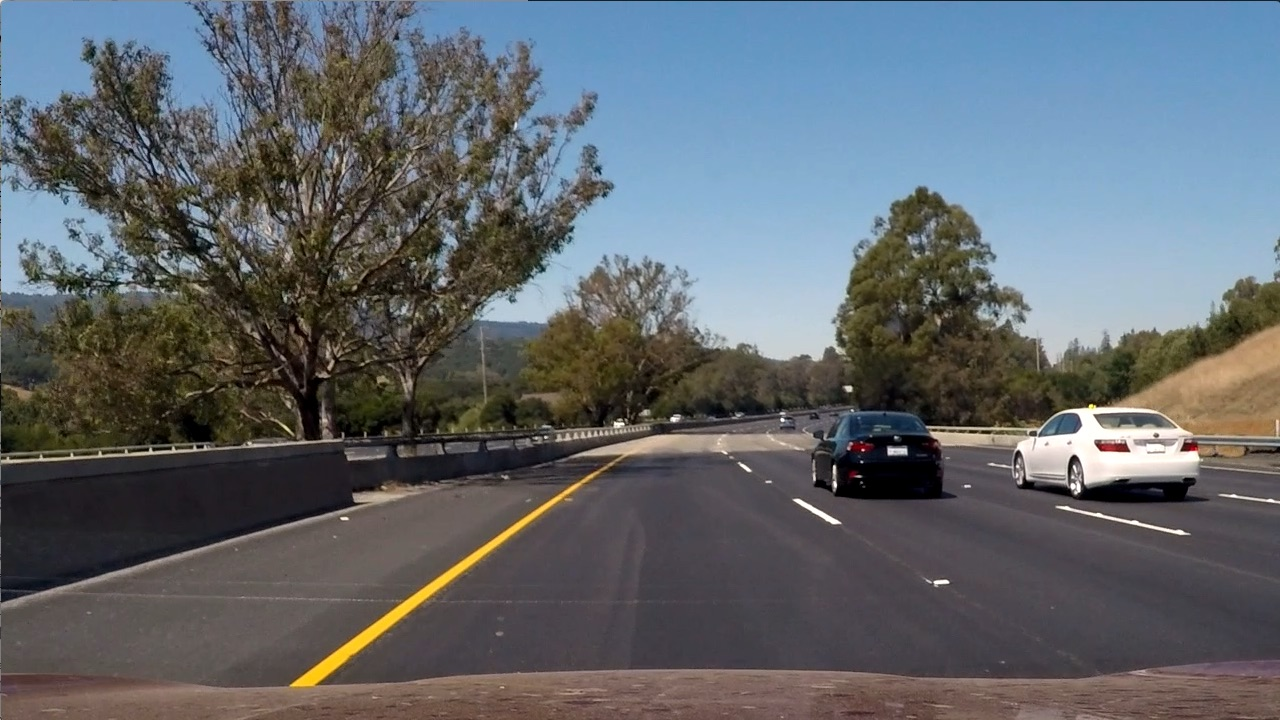
#> input picture test6.jpg, 1280 x 720 px
$ jupyter execute 'Color Spaces.ipynb'   (older library calls are emulated)
#> lines starting #> are read from the running program, lines starting #| are printed output that depends on the picture; after the words box and inside, x2 and y2 are one past the last pixel; in counts of white or black regions, pixels touching at a corner belong together
## Setup

[cell 1]
import numpy as np
import cv2
import matplotlib.pyplot as plt
import matplotlib.image as mpimg
import pickle

deg2rad = lambda  x: x * np.pi/180
rad2deg = lambda  x: x * 180 / np.pi

def display_one(image, title = 'Image', cmap = 'gray'):
    fig = plt.figure( figsize=(25,15));
    cs = plt.imshow(image, cmap=cmap)
    fig.colorbar(cs, shrink=0.7, aspect=30, fraction=0.05)
    if cmap == 'gray':
        plt.clim(0,1)
    else:
        plt.clim(0,255)
    plt.title(title)
    plt.show()
    return

def display_arctan(image, title = 'Image', cmap = 'jet' , clim = (0,np.pi/2)):
    fig = plt.figure( figsize=(25,15));
    cs = plt.imshow(image, cmap=cmap)
    fig.colorbar(cs, shrink=0.7, aspect=30, fraction=0.05)
    plt.clim(clim)
    plt.title(title)
    plt.show()
    return

def display_two(image1, image2, title1='Original Image', title2 = 'Result Image'):
    f, (ax1, ax2) = plt.subplots(1, 2, figsize=(24, 9))
    f.tight_layout()
    ax1.imshow(image1)
    ax1.set_title(title1, fontsize=20)
    ax2.imshow(image2, cmap='gray')
    ax2.set_title(title2, fontsize=20)
    plt.subplots_adjust(left=0., right=1, top=0.9, bottom=0.)
    return

[cell 2]
# TODO: Define a function that thresholds the S-channel of HLS
# Use exclusive lower bound (>) and inclusive upper (<=)
def hls_select(img, thresh=(0, 255)):
    # 1) Convert to HLS color space
    # 2) Apply a threshold to the S channel
    # 3) Return a binary image of threshold result
    hlsImage = cv2.cvtColor(img, cv2.COLOR_RGB2HLS)
    print(hlsImage.shape)
    s_channel = hlsImage[:,:,-1]
    binary_output = np.zeros_like(s_channel)
    binary_output[(s_channel >= thresh[0]) & (s_channel <= thresh[1])] = 1
    return binary_output

[cell 3]
# Read in an image, you can also try test1.jpg or test4.jpg
image = mpimg.imread('test6.jpg')
#> image is the input picture: shape (720, 1280, 3); mean R, G, B 97, 102.6, 107.9

[cell 4]
# Optional TODO - tune the threshold to try to match the above image!
hls_binary = hls_select(image, thresh=(80, 255))
#> in hls_select, `hlsImage = cv2.cvtColor(img, cv2.COLOR_RGB2HLS)`: hlsImage: shape (720, 1280, 3); mean of channels 0, 1, 2 76.7, 102.2, 57.5
#| (720, 1280, 3)
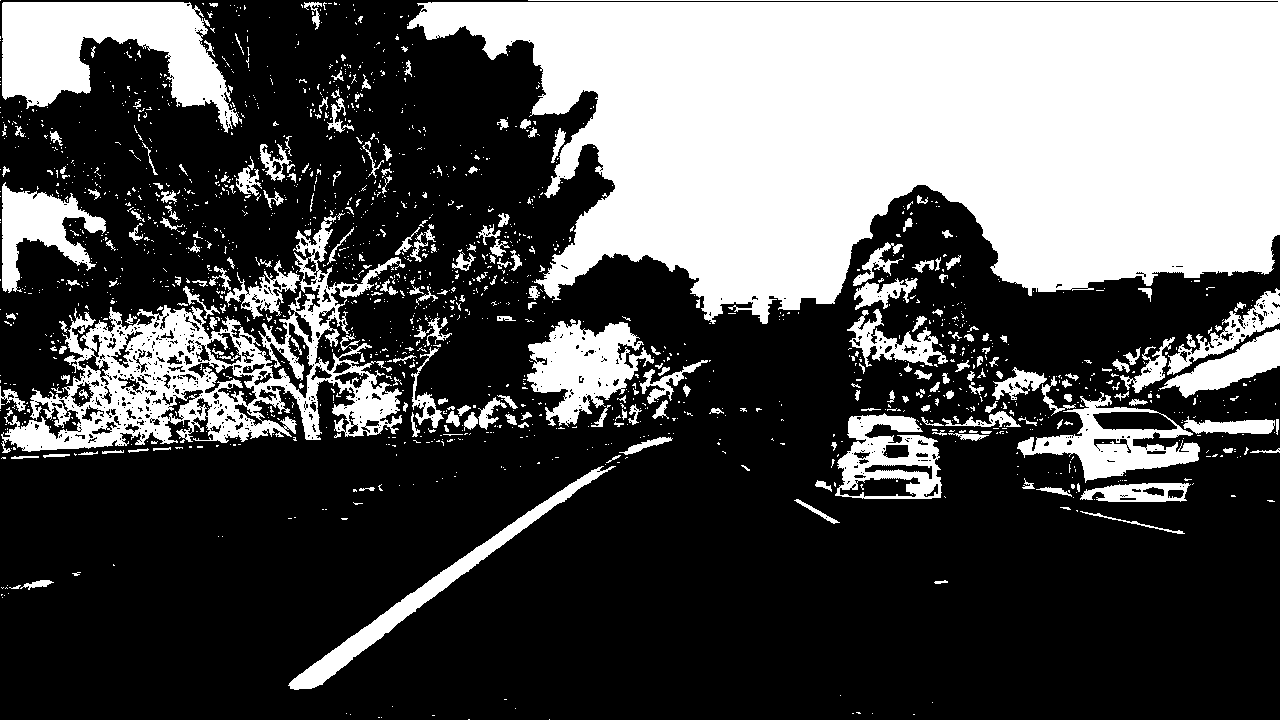
#> hls_binary: shape (720, 1280); values 0 (black) and 1 (white), 33.1% white; 1762 white regions (1510 under 20 px), largest, box (x1, y1, x2, y2) and area: (407, 0, 1280, 324) 196383, (1, 216, 405, 453) 27311, (2, 2, 239, 133) 16062

# Plot the result
f, (ax1, ax2) = plt.subplots(1, 2, figsize=(24, 9))
f.tight_layout()
ax1.imshow(image)
ax1.set_title('Original Image', fontsize=50)
ax2.imshow(hls_binary, cmap='gray')
ax2.set_title('Thresholded S', fontsize=50)
plt.subplots_adjust(left=0., right=1, top=0.9, bottom=0.)

[cell 5]


image = mpimg.imread('bridge_shadow.jpg')
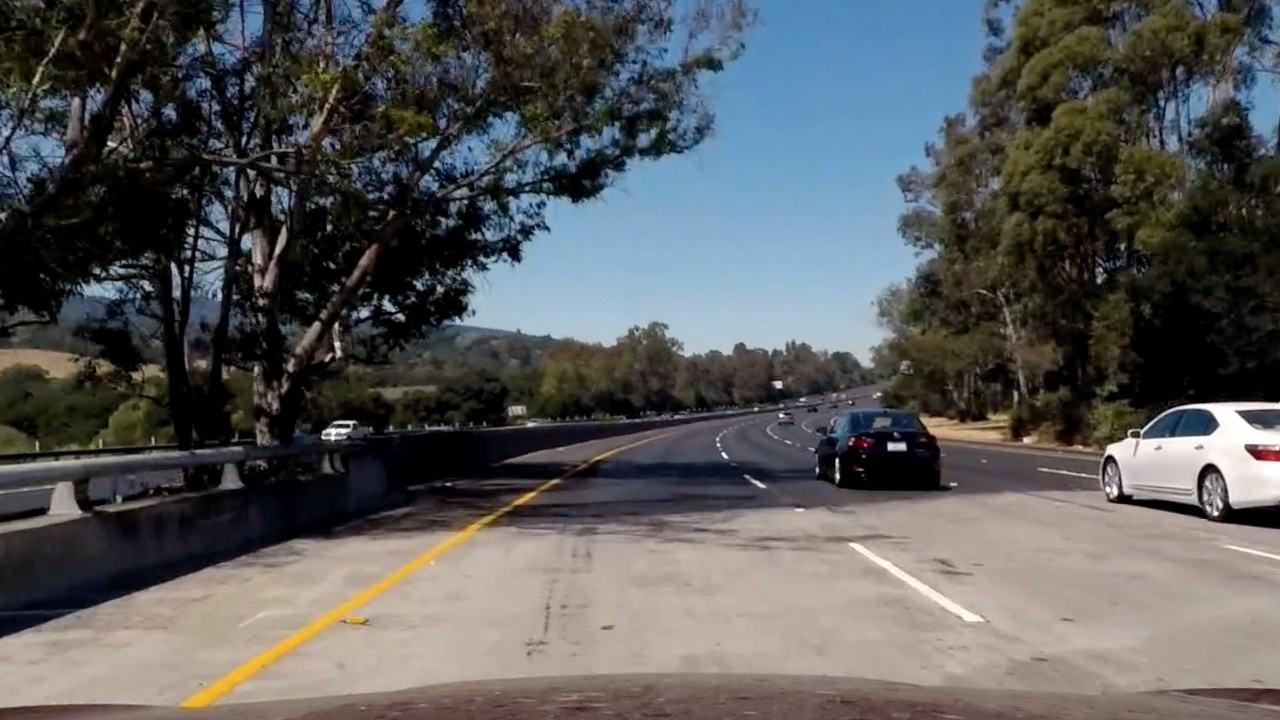
#> input picture bridge_shadow.jpg, 1280 x 720 px
#> image is the input picture: shape (720, 1280, 3); mean R, G, B 89.7, 90.6, 90.8

[cell 6]
# Edit this function to create your own pipeline.
def pipeline(img, s_thresh=(170, 255), sx_thresh=(20, 100)):
#> called with s_thresh = (170, 255), sx_thresh = (20, 100)
    img = np.copy(img)
    # Convert to HLS color space and separate the V channel
    hls = cv2.cvtColor(img, cv2.COLOR_RGB2HLS)
#> hls: shape (720, 1280, 3); mean of channels 0, 1, 2 55.3, 90.3, 67
    l_channel = hls[:,:,1]
    s_channel = hls[:,:,2]
    # Sobel x
    sobelx = cv2.Sobel(l_channel, cv2.CV_64F, 1, 0) # Take the derivative in x
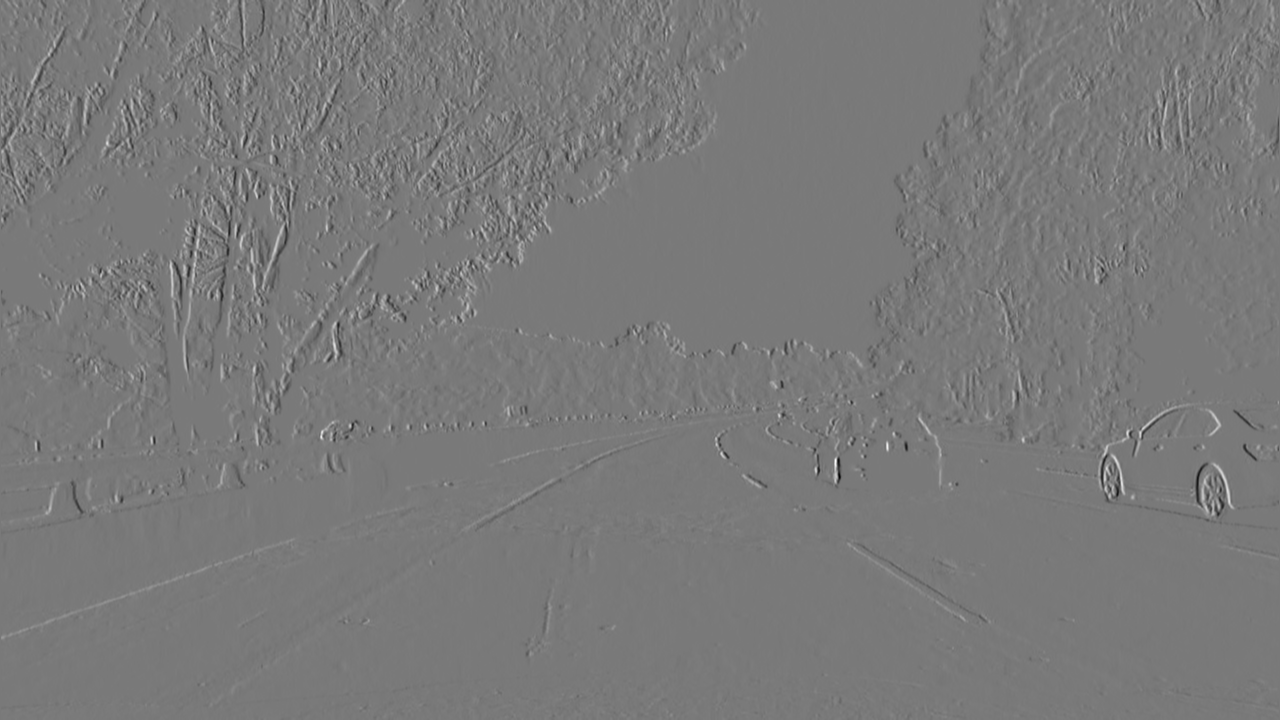
#> sobelx: shape (720, 1280) float64; min -785, max 859, mean 0.2; drawn with min black and max white
    abs_sobelx = np.absolute(sobelx) # Absolute x derivative to accentuate lines away from horizontal
    scaled_sobel = np.uint8(255*abs_sobelx/np.max(abs_sobelx))

    # Threshold x gradient
    sxbinary = np.zeros_like(scaled_sobel)
    sxbinary[(scaled_sobel >= sx_thresh[0]) & (scaled_sobel <= sx_thresh[1])] = 1

    # Threshold color channel
    s_binary = np.zeros_like(s_channel)
    s_binary[(s_channel >= s_thresh[0]) & (s_channel <= s_thresh[1])] = 1
    # Stack each channel
    color_binary = np.dstack(( np.zeros_like(sxbinary), sxbinary, s_binary)) * 255
    return color_binary

result = pipeline(image)
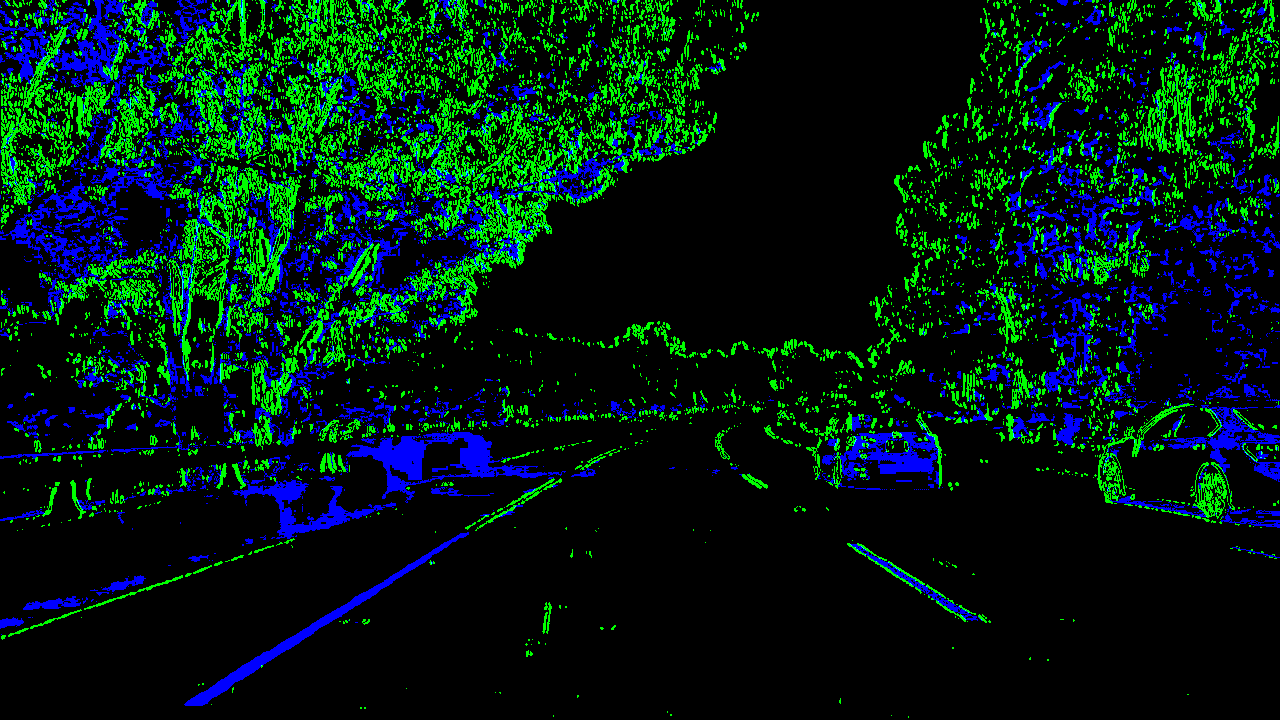
#> result: shape (720, 1280, 3); mean R, G, B 0, 27, 18.9

# Plot the result
f, (ax1, ax2) = plt.subplots(1, 2, figsize=(24, 9))
f.tight_layout()

ax1.imshow(image)
ax1.set_title('Original Image', fontsize=40)

ax2.imshow(result)
ax2.set_title('Pipeline Result', fontsize=40)
plt.subplots_adjust(left=0., right=1, top=0.9, bottom=0.)
